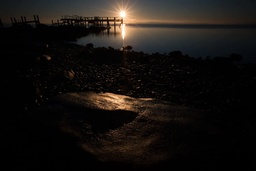
#> input picture image_aug/test/1.jpg, 256 x 171 px, shrunk from 1500 x 1000 before the run, found by its file name
$ python image_aug_betterlight.py   (older library calls are emulated)
#> lines starting #> are read from the running program, lines starting #| are printed output that depends on the picture; after the words box and inside, x2 and y2 are one past the last pixel; in counts of white or black regions, pixels touching at a corner belong together
# coding=utf-8
# 改进图像亮度, 过曝光降低亮度, 低曝光增强亮度
from datetime import datetime
import numpy as np
import cv2
from math import ceil
from scipy.sparse import spdiags
# from scipy.misc import imresize
from scipy.optimize import fminbound
from scipy.stats import entropy
from scipy.sparse.linalg import spsolve
from PIL import Image


def computeTextureWeights(fin, sigma, sharpness):
    # 计算纹理信息: 垂直,水平方向
    dt0_v = np.diff(fin, 1, 0)  # 垂直差分
    dt0_v = np.concatenate((dt0_v, fin[:1, :] - fin[-1:, :]), axis=0)  # 第0行减去最后一行
    dt0_h = np.diff(fin, 1, 1)  # 水平差分
    dt0_h = np.concatenate((dt0_h, fin[:, :1] - fin[:, -1:]), axis=1)  # 第0列减去最后一列
    gauker_h = cv2.filter2D(dt0_h, -1, np.ones((1, sigma)), borderType=cv2.BORDER_CONSTANT)
    gauker_v = cv2.filter2D(dt0_v, -1, np.ones((sigma, 1)), borderType=cv2.BORDER_CONSTANT)
    W_h = 1.0 / (abs(gauker_h) * abs(dt0_h) + sharpness)
    W_v = 1.0 / (abs(gauker_v) * abs(dt0_v) + sharpness)

    return W_h, W_v


def convertCol(tmp):
    return np.reshape(tmp.T, (tmp.shape[0] * tmp.shape[1], 1))


def solveLinearEquation(IN, wx, wy, lambd):
    r, c, ch = IN.shape[0], IN.shape[1], 1
    k = r * c
    dx = -lambd * convertCol(wx)
    dy = -lambd * convertCol(wy)
    tempx = np.concatenate((wx[:, -1:], wx[:, 0:-1]), 1)
    tempy = np.concatenate((wy[-1:, :], wy[0:-1, :]), 0)
    dxa = -lambd * convertCol(tempx)
    dya = -lambd * convertCol(tempy)
    tempx = np.concatenate((wx[:, -1:], np.zeros((r, c - 1))), 1)
    tempy = np.concatenate((wy[-1:, :], np.zeros((r - 1, c))), 0)
    dxd1 = -lambd * convertCol(tempx)
    dyd1 = -lambd * convertCol(tempy)
    wx[:, -1:] = 0
    wy[-1:, :] = 0
    dxd2 = -lambd * convertCol(wx)
    dyd2 = -lambd * convertCol(wy)

    # 从对角线返回一个稀疏矩阵
    Ax = spdiags(np.concatenate((dxd1, dxd2), 1).T, np.array([-k + r, -r]), k, k)
    Ay = spdiags(np.concatenate((dyd1, dyd2), 1).T, np.array([-r + 1, -1]), k, k)
    D = 1 - (dx + dy + dxa + dya)
    A = (Ax + Ay) + (Ax + Ay).T + spdiags(D.T, np.array([0]), k, k)
    A = A / 1000.0
    matCol = convertCol(IN)
    OUT = spsolve(A, matCol, permc_spec="MMD_AT_PLUS_A")
    OUT = OUT / 1000
    OUT = np.reshape(OUT, (c, r)).T

    return OUT


def tsmooth(I, lambd=0.5, sigma=5, sharpness=0.001):
    # 计算纹理
    # 解线性方程
    wx, wy = computeTextureWeights(I, sigma, sharpness)
    S = solveLinearEquation(I, wx, wy, lambd)
    return S


def rgb2gm(I):
    if I.shape[2] and I.shape[2] == 3:
        I = np.power(np.multiply(np.multiply(I[:, :, 0], I[:, :, 1]), I[:, :, 2]), (1.0 / 3))
    return I


def applyK(I, k, a=-0.3293, b=1.1258):
    beta = np.exp((1 - (k ** a)) * b)
    gamma = (k ** a)
    BTF = np.power(I, gamma) * beta

    return BTF


def maxEntropyEnhance(I, isBad, mink=1, maxk=10):
    Y = I / 255.0
    Y = rgb2gm(Y)
    Y = Y[isBad >= 1]

    def f(k):
        return -entropy(applyK(Y, k))
    opt_k = fminbound(f, mink, maxk)
    J = applyK(I, opt_k) - 0.01
    return J


def HDR2dark(I, t_our, W):  # 过亮的地方变暗
    W = 1 - W
    I3 = I * W
    isBad = t_our > 0.8
    J3 = maxEntropyEnhance(I, isBad, 0.1, 0.5)  # 求k和曝光图
    J3 = J3 * (1 - W)  # 曝光图*权重
    fused = I3 + J3  # 增强图
    return I


def oneHDR(I, mu=0.5, a=-0.3293, b=1.1258):
    # mu: 图像增强程度, 越大增强指数越高
    I = I / 255.0
    t_b = I[:, :, 0]
    for i in range(I.shape[2]-1):
        t_b = np.maximum(t_b, I[:, :, i + 1])

    # 求照度图T: 1.计算纹理 2.求解线性方程
    t_our = tsmooth(t_b)
    t = cv2.merge([t_our, t_our, t_our])
    W = t ** mu
    # 看看照度函数的逆, 长啥样
    cv2.imwrite(filepath + '1-t.jpg', (1 - t) * 255)

    I2 = I * W
    isBad = t_our < 0.5
    # 最大熵增强
    J = maxEntropyEnhance(I, isBad)
    J2 = J * (1 - W)
    auged = I2 + J2

    return auged

def test():
    inputImg = cv2.imread(filepath + '1.jpg')
#> inputImg is the input picture: shape (171, 256, 3); mean B, G, R 16.5, 19.1, 22.8
    outputImg = oneHDR(inputImg)
#> in computeTextureWeights, `gauker_v = cv2.filter2D(dt0_v, -1, np.ones((sigma, 1)), borderType=cv2..`:
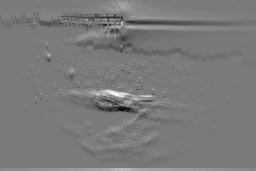
#> gauker_v: shape (171, 256) float64; min -0.89, max 0.957, mean -0.00262; drawn with min black and max white
#> in computeTextureWeights, `W_v = 1.0 / (abs(gauker_v) * abs(dt0_v) + sharpness)`:
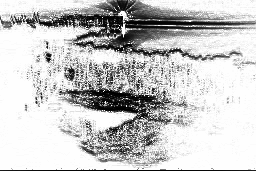
#> W_v: shape (171, 256) float64; min 2.09, max 1000, mean 784.5; drawn with min black and max white
#> in solveLinearEquation, `tempy = np.concatenate((wy[-1:, :], wy[0:-1, :]), 0)`:
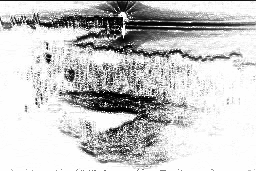
#> tempy: shape (171, 256) float64; min 2.09, max 1000, mean 784.5; drawn with min black and max white
#> in solveLinearEquation, `wx[:, -1:] = 0`:
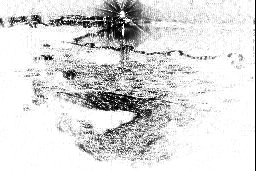
#> wx: shape (171, 256) float64; min 0, max 1000, mean 854; drawn with min black and max white
#> in solveLinearEquation, `wy[-1:, :] = 0`: wy: shape (171, 256) float64; 0.58% of pixels changed, all inside (x1, y1, x2, y2) = (0, 170, 256, 171)
#> in oneHDR, `W = t ** mu`:
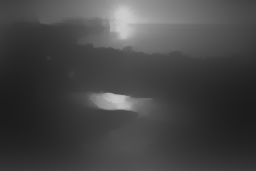
#> W: shape (171, 256, 3) float64; min 0.11, max 0.803, mean 0.273
#> in oneHDR, `isBad = t_our < 0.5`:
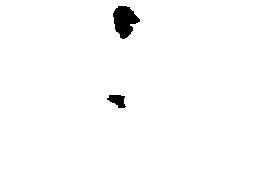
#> isBad: shape (171, 256) bool; 98.3% white; 2 black regions, box (x1, y1, x2, y2) and area: (113, 6, 140, 39) 567, (107, 95, 126, 108) 159
#> in maxEntropyEnhance, `opt_k = fminbound(f, mink, maxk)`: opt_k = 10
    cv2.imwrite(filepath + '1out.jpg', outputImg * 255)
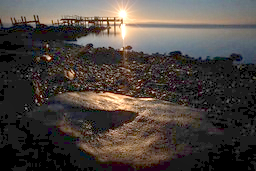
#> saved as 1out.jpg: shape (171, 256, 3); mean B, G, R 63.4, 68.4, 76.2
    print("HDR完成，已保存到本地")
    print('程序结束', str(datetime.now()))


if __name__ == '__main__':

    filepath = './test/'
    print('程序开始', str(datetime.now()))
    test()
